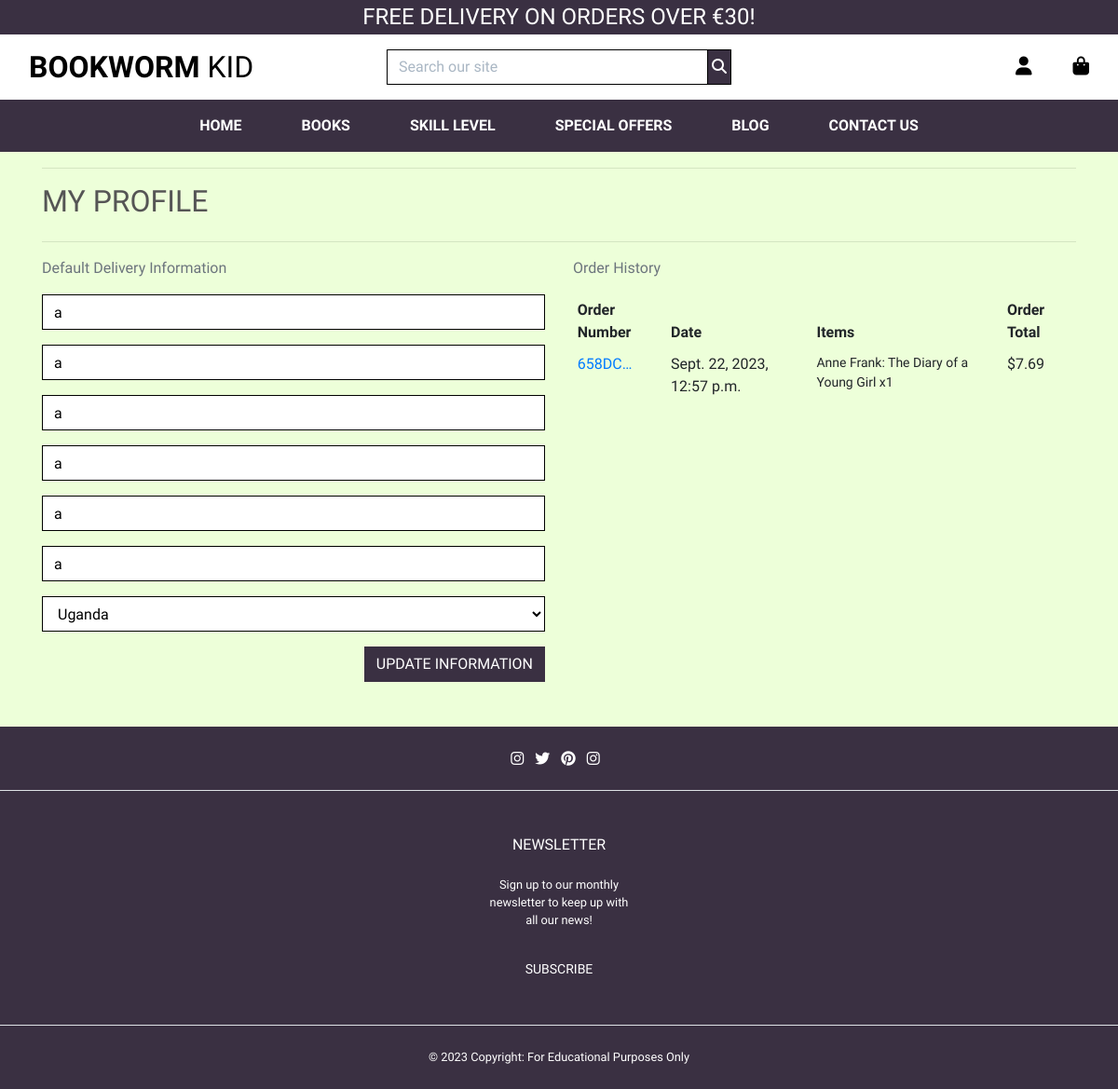
The page /profile/ (signed in) on the database as committed earlier.
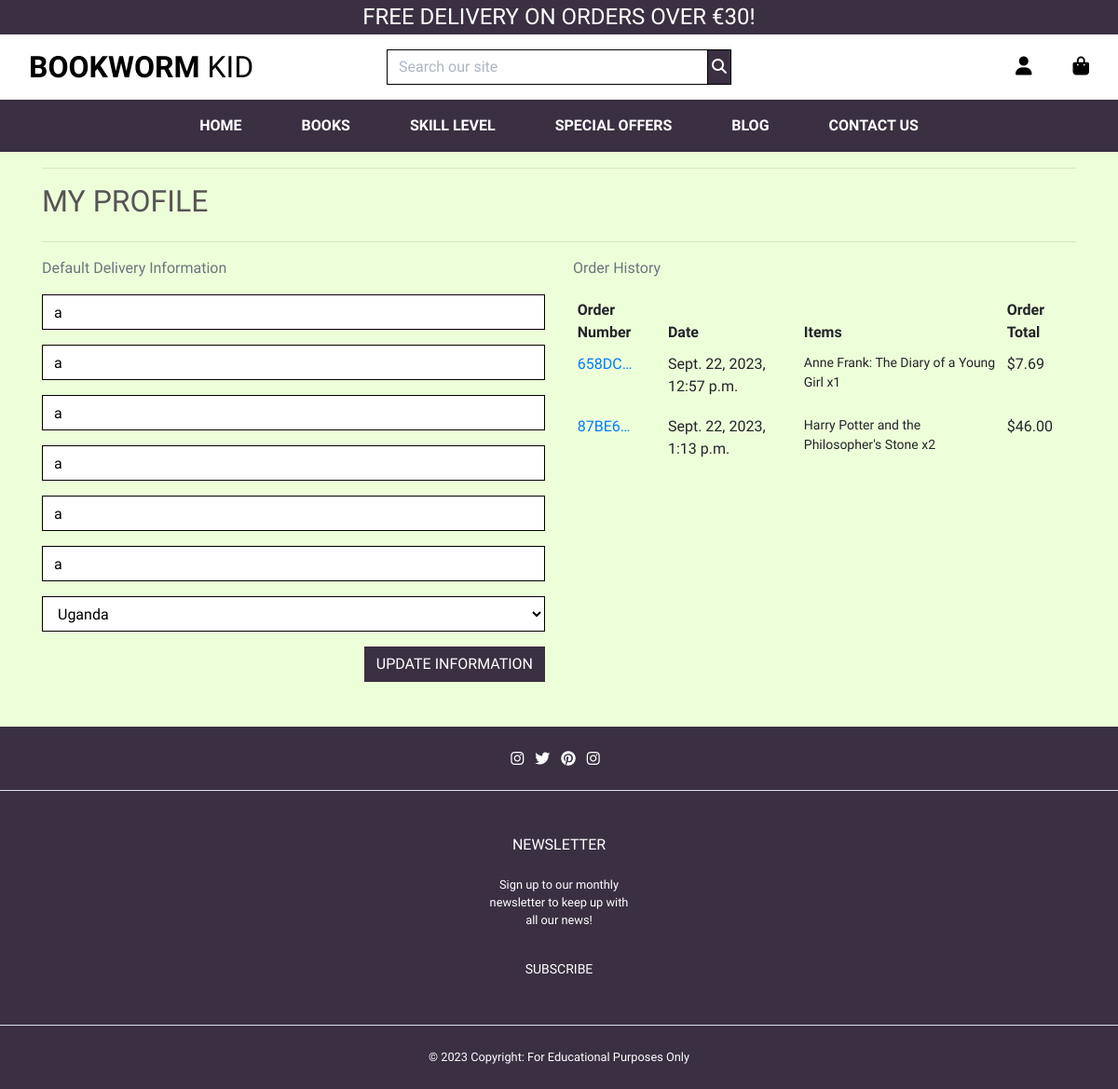
The same page on the database as committed later.
### checkout/models.py (models this page shows, shortened)
class Order(models.Model):
    order_number = models.CharField(max_length=32, null=False, editable=False)
    user_profile = models.ForeignKey(
        UserProfile, on_delete=models.SET_NULL,
        null=True, blank=True, related_name='orders'
    )
    full_name = models.CharField(max_length=50, null=False, blank=False)
    email = models.EmailField(max_length=254, null=False, blank=False)
    phone_number = models.CharField(max_length=20, null=False, blank=False)
    country = CountryField(
        blank_label='Country *', null=False, blank=False
        )
    postcode = models.CharField(max_length=20, null=True, blank=True)
    town_or_city = models.CharField(max_length=40, null=False, blank=False)
    street_address1 = models.CharField(max_length=80, null=False, blank=False)
    street_address2 = models.CharField(max_length=80, null=True, blank=True)
    county = models.CharField(max_length=80, null=True, blank=True)
    date = models.DateTimeField(auto_now_add=True)
    delivery_cost = models.DecimalField(
        max_digits=6, decimal_places=2, null=False, default=0
        )
    order_total = models.DecimalField(
        max_digits=10, decimal_places=2, null=False, default=0
        )
    grand_total = models.DecimalField(
        max_digits=10, decimal_places=2, null=False, default=0
        )
    original_bag = models.TextField(null=False, blank=False, default='')
    stripe_pid = models.CharField(
        max_length=254, null=False, blank=False, default=''
        )

class OrderLineItem(models.Model):
    order = models.ForeignKey(
        Order, null=False,
        blank=False, on_delete=models.CASCADE,
        related_name='lineitems'
        )
    product = models.ForeignKey(
        Product, null=False, blank=False, on_delete=models.CASCADE
        )
    quantity = models.IntegerField(null=False, blank=False, default=0)
    lineitem_total = models.DecimalField(
        max_digits=6, decimal_places=2, null=False, blank=False, editable=False
        )

### products/models.py (models this page shows, shortened)
class Product(models.Model):
    category = models.ForeignKey(
        'Category', null=True, blank=True, on_delete=models.SET_NULL
        )
    sku = models.CharField(max_length=254, null=True, blank=True)
    title = models.CharField(max_length=254)
    author = models.CharField(max_length=254)
    size = models.CharField(max_length=254)
    number_of_pages = models.IntegerField()
    description = models.TextField(max_length=1024, default='')
    price = models.DecimalField(max_digits=6, decimal_places=2)
    rating = models.DecimalField(
        max_digits=6, decimal_places=2, null=True, blank=True
        )
    image_url = models.URLField(max_length=1024, null=True, blank=True)
    image = models.ImageField(null=True, blank=True)
    new_arrival = models.BooleanField(blank=True)
    feature_product = models.BooleanField(blank=True)
    discount = models.DecimalField(
        max_digits=6, decimal_places=2, blank=True, null=True
        )
    is_sale = models.BooleanField()
    sale_price = models.DecimalField(
        max_digits=6, decimal_places=2, null=True, blank=True
        )
    ISBN = models.CharField(max_length=13, unique=True)
    by_age= models.CharField(max_length=6, choices=[
        ("6-8", "6-8"), ("9-10", "9-10"), ("11-12", "11-12")])

### profiles/views.py (the view)
# urls.py: path('profile/', include('profiles.urls')),
def profile(request):
    profile = get_object_or_404(UserProfile, user=request.user)
    if request.method == "POST":
        form = UserProfileForm(request.POST, instance=profile)
        if form.is_valid():
            form.save()
            messages.success(request, 'Your profile was updated successfully.')
    form = UserProfileForm(instance=profile)
    orders = profile.orders.all()
    template = 'profiles/profile.html'
    context = {
        'form': form,
        'orders': orders,
        'on_profile_page': True,
    }
    return render(request, template, context)

### profiles/forms.py
class UserProfileForm(forms.ModelForm):
    class Meta:
        model = UserProfile
        exclude = ('user',)
    def __init__(self, *args, **kwargs):
        super().__init__(*args, **kwargs)
        placeholders = {
            'default_phone_number': 'Phone Number',
            'default_postcode': 'Postal Code',
            'default_town_or_city': 'Town or City',
            'default_street_address1': 'Street Address 1',
            'default_street_address2': 'Street Address 2',
            'default_county': 'County, State or Locality',
        }
        self.fields['default_phone_number'].widget.attrs['autofocus'] = True
        for field in self.fields:
            if field != 'default_country':
                if self.fields[field].required:
                    placeholder = f'{placeholders[field]} *'
                else:
                    placeholder = placeholders[field]
                self.fields[field].widget.attrs['placeholder'] = placeholder
            self.fields[field].widget.attrs['class'] = 'border-black rounded-0 profile-form-input'
            self.fields[field].label = False

### profiles/templates/profiles/profile.html (shortened to what this page needs)
{% extends "base.html" %}
{% load static %}
{% block extra_css %}
<link rel="stylesheet" href="{% static 'profiles/css/profile.css' %}">
{% endblock %}
{% block page_header %}
<div class="container header-container">
</div>
{% endblock %}
{% block content %}
<div class="overlay"></div>
<div class="container">
    <div class="row">
        <div class="col">
            <hr>
            <h2 class="logo-font mb-4">My Profile</h2>
            <hr>
        </div>
    </div>
    <div class="row">
        <div class="col-12 col-lg-6 mb-5">
            <p class="text-muted">Default Delivery Information</p>
            <form class="mt-3" action="{% url 'profile' %}" method="POST" id="profile-update-form">
                {{ form|crispy }}
                <button class="btn btn-outline-navy rounded-0 text-uppercase float-right">Update Information</button>
            </form>
        </div>
        <div class="col-12 col-lg-6">
            <p class="text-muted">Order History</p>
            <div class="order-history table-responsive">
                <table class="table table-sm table-borderless">
                    <thead>
                        <tr>
                            <th>Order Number</th>
                            <th>Date</th>
                            <th>Items</th>
                            <th>Order Total</th>
                        </tr>
                    </thead>
                    <tbody>
                        {% for order in orders %}
                        <tr>
                            <td>
                                <a href="{% url 'order_history' order.order_number %}" title="{{ order.order_number }}">
                                    {{ order.order_number|truncatechars:6 }}
                                </a>
                            </td>
                            <td>{{ order.date }}</td>
                            <td>
                                <ul class="list-unstyled">
                                    {% for item in order.lineitems.all %}
                                    <li class="small">
                                        {{ item.product.title }} x{{ item.quantity }}
                                    </li>
                                    {% endfor %}
                                </ul>
                            </td>
                            <td>${{ order.grand_total }}</td>
                        </tr>
                        {% endfor %}
                    </tbody>
                </table>
            </div>
        </div>
    </div>
</div>
{% endblock %}

Rows that differ between the two databases and show on the page:
added Order: order_number "87BE6…", date "Sept. 22, 2023, 1:13 p.m.", grand_total "46.00"
added OrderLineItem: product "Harry Potter and the Philosopher's Stone", quantity "2", shown under "87BE6…"
